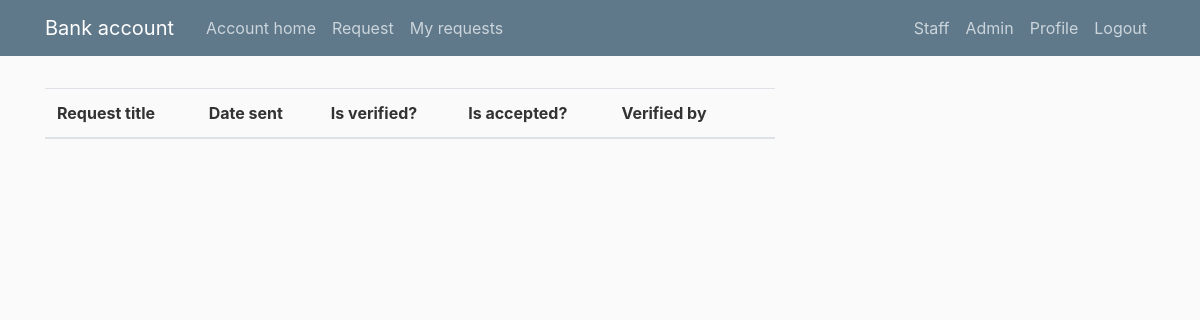
The page /my_requests/ (signed in) on the database as committed earlier.
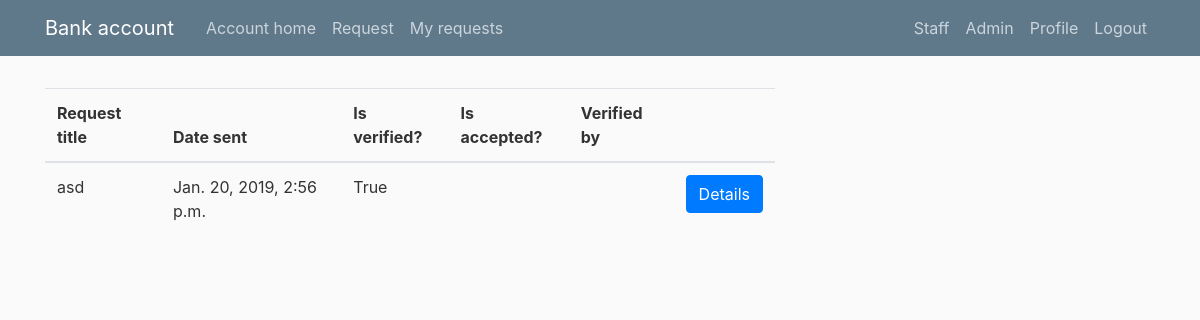
The same page on the database as committed later.
### client/models.py (models this page shows, shortened)
class Request(models.Model):
    REQUEST_TYPES = [
        ('Normal request', 'Normal request'),
        ('Credit request', 'Credit request'),
        ('Credit card request', 'Credit card request'),
    ]
    worker_data = models.ForeignKey(
        CustomUser, on_delete=models.PROTECT, null=True, blank=True, related_name='worker_data')
    client_data = models.ForeignKey(
        CustomUser, on_delete=models.PROTECT, related_name='client_data')
    request_title = models.CharField(max_length=40, null=True)
    request_text = models.TextField()
    credit_amount = models.DecimalField(
        default=0, max_digits=10, decimal_places=2)
    credit_account_number = models.ForeignKey(
        Account, on_delete=models.CASCADE, null=True)
    send_date = models.DateTimeField(default=timezone.now)
    is_verified = models.BooleanField(default=False)
    is_accepted = models.BooleanField(null=True)
    request_type = models.CharField(
        max_length=20, default='Normal request', choices=REQUEST_TYPES)

### client/views.py (the view)
# urls.py: path('my_requests/',
@login_required
def my_requests(request):
    requests = Request.objects.filter(client_data=request.user)
    context = {
        'requests': requests
    }
    return render(request, 'client/my_requests.html', context)

### client/templates/client/my_requests.html (shortened to what this page needs)
{% extends "client/base.html" %}
{% block content %}
<table class="table">
    <thead>
        <tr>
            <th scope="col">Request title</th>
            <th scope="col">Date sent</th>
            <th scope="col">Is verified?</th>
            <th scope="col">Is accepted?</th>
            <th scope="col">Verified by</th>
            <th scope="col"></th>
        </tr>
    </thead>
    {% for user_request in requests %}
    <tbody>
        <tr>
            <td>{{ user_request.request_title }}</td>
            <td>{{ user_request.send_date }}</td>
            <td>{{ user_request.is_verified }}</td>
            <td>{{ user_request.is_accepted|default_if_none:"&nbsp;" }}</td>
            <td>{{ user_request.worker_data|default_if_none:"&nbsp;" }}</td>
            <td>
                <a href="{% url 'user_request_details' rid=user_request.id %}" class="btn btn-primary" type="button">Details</a>
            </td>
        </tr>
        {% endfor %}
    </tbody>
</table>
{% endblock content %}

Rows that differ between the two databases and show on the page:
added Request: request_title "asd", send_date "Jan. 20, 2019, 2:56 p.m.", is_verified "True"
